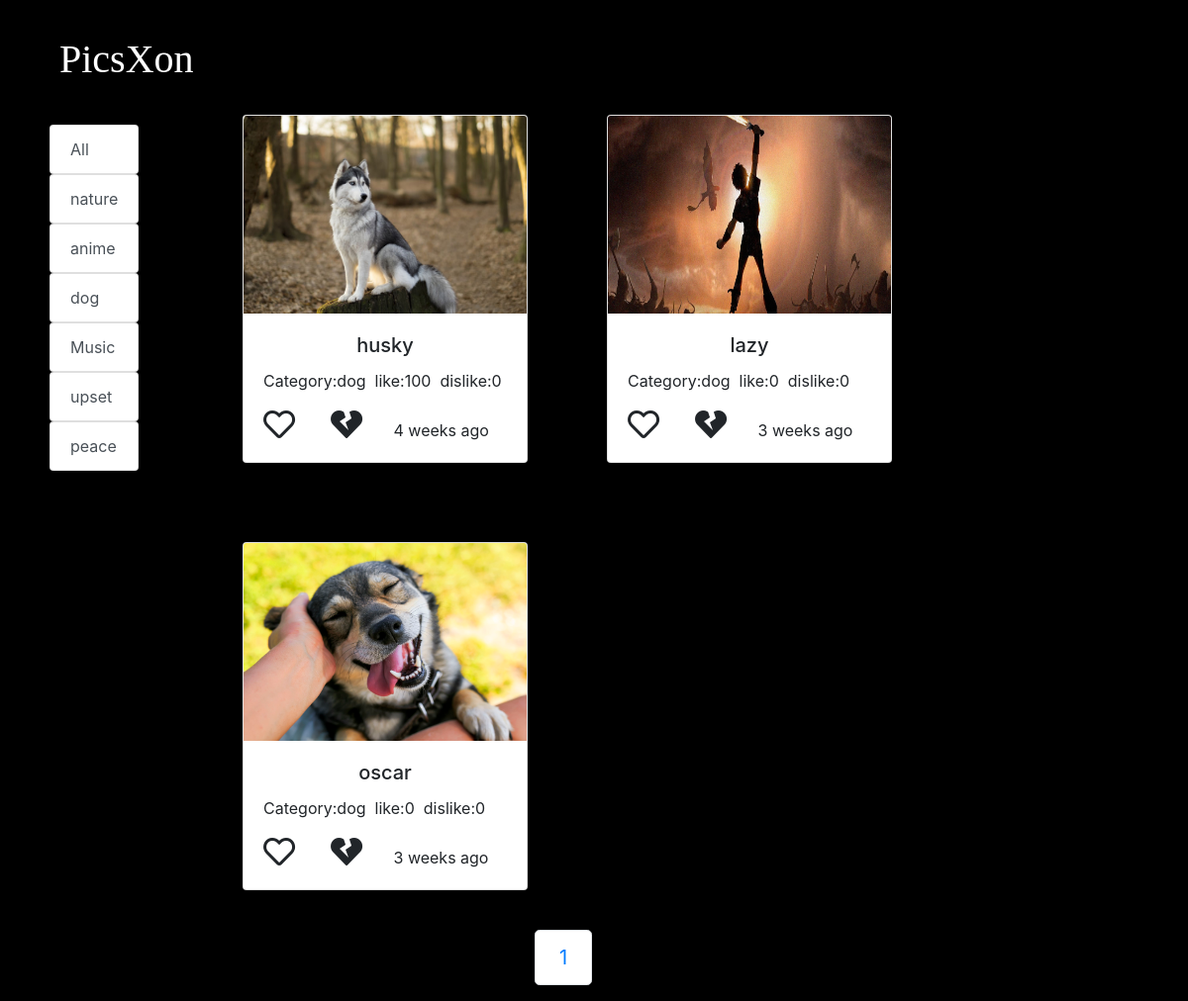
The page /data/user/gallery.php?category=dog on the database its author committed.
### tables this page shows
CREATE TABLE `pictures` (
  `id` int(10) NOT NULL,
  `picture_name` varchar(255) NOT NULL,
  `category` varchar(50) NOT NULL,
  `like_count` int(10) DEFAULT 0,
  `dislike_count` int(10) DEFAULT 0,
  `path` varchar(255) NOT NULL,
  `type` varchar(30) NOT NULL,
  `timestamp` varchar(50) NOT NULL
);

### data/user/gallery.php (the view, shortened to what this page needs)
<!DOCTYPE html>
<html>
<head>
    <link rel="stylesheet" type="text/css" href="../../styles/bootstrap.min.css">
    <link rel="stylesheet" type="text/css" href="../../styles/gallery.css">
    <link rel="stylesheet" href="https://cdnjs.cloudflare.com/ajax/libs/font-awesome/5.15.2/css/all.min.css" />
</head>
<body>
    <div class="title-main" style="width:fit-content;height:fit-content">
        <a href="http://localhost/picsxon/index.html" id="anc">
            <p id="main-title">PicsXon</p>
        </a>
    </div>
    <div class="row">
        <div class="col-2 category-list">
            <div class="" style="width: fit-content;">
                <div class="list-group" style="width: fit-content;">
                    <?php
                    $con = mysqli_connect("localhost", "root", "", "picsxon") or die("con Error " . mysqli_error($con));
                    $sqlQuery = 'SELECT DISTINCT category FROM pictures';
                    $sqlResult = mysqli_query($con, $sqlQuery);
                    echo '<a  href="gallery.php"><button type="button" class="list-group-item list-group-item-action ">All</button></a> ';
                    while ($row = mysqli_fetch_array($sqlResult)) {
                        echo '<a href="gallery.php?category=' . $row['category'] . ' " > <button type="button" class="list-group-item list-group-item-action ">' . $row['category'] . ' </button></a> ';
                    }
                    ?>
                </div>
            </div>
        </div>
        <div class="col">
            <div id="img-conatainer">
                <?php
                function timeAgo($time_ago)
                {
                    $time_ago = strtotime($time_ago);
                    $cur_time   = time();
                    $time_elapsed   = $cur_time - $time_ago;
                    $seconds    = $time_elapsed;
                    $minutes    = round($time_elapsed / 60);
                    $hours      = round($time_elapsed / 3600);
                    $days       = round($time_elapsed / 86400);
                    $weeks      = round($time_elapsed / 604800);
                    if ($seconds <= 60) {
                        return "just now";
                    }
                    else if ($minutes <= 60) {
                        if ($minutes == 1) {
                            return "one minute ago";
                        } else {
                            return "$minutes minutes ago";
                        }
                    }
                    else if ($hours <= 24) {
                        if ($hours == 1) {
                            return "an hour ago";
                        } else {
                            return "$hours hrs ago";
                        }
                    }
                    else if ($days <= 7) {
                        if ($days == 1) {
                            return "yesterday";
                        } else {
                            return "$days days ago";
                        }
                    }
                    else if ($weeks <= 4.3) {
                        if ($weeks == 1) {
                            return "a week ago";
                        } else {
                            return "$weeks weeks ago";
                        }
                    }
                }
                $results_per_page = 6;
                if (!isset($_GET['category'])) {
                    $q = "SELECT * FROM pictures";
                } else {
                    $getCategory = $_GET['category'];
                    $q = "SELECT * FROM pictures WHERE category='$getCategory'";
                }
                $res = mysqli_query($con, $q);
                $number_of_results = mysqli_num_rows($res);
                $number_of_pages = ceil($number_of_results / $results_per_page);
                if (!isset($_GET['page'])) {
                    $page = 1;
                } else {
                    $page = $_GET['page'];
                }
                $this_page_first_result = ($page - 1) * $results_per_page;
                if (!isset($_GET['category'])) {
                    $sql = ' SELECT * FROM pictures ORDER BY like_count DESC,id ASC LIMIT ' . $this_page_first_result . ',' .  $results_per_page;
                } else {
                    $getCategory = $_GET['category'];
                    $sql = "SELECT * FROM pictures WHERE category='$getCategory' ORDER BY like_count DESC,id ASC LIMIT " . $this_page_first_result . "," . $results_per_page;
                }
                $result = mysqli_query($con, $sql);
                while ($row = mysqli_fetch_array($result)) {
                    echo "<div class='card' style='width: 18rem;'> ";
                    echo "<img class='card-img-top' src='../admin/images/" . $row['path'] . "' alt='Card image cap'> ";
                    echo " <div class='card-body'> ";
                    echo " <h5 class='card-title'>" . $row['picture_name'] . "</h5> ";
                    echo " <p class='card-text'>Category:" . $row['category'] . "&nbsp  like:" . $row['like_count'] . "&nbsp  dislike:" . $row['dislike_count'] . "</p> ";
                    echo "<i class='far fa-heart fa-2x'></i>";
                    echo " <i class='fas fa-heart-broken fa-2x'></i>";
                    echo timeAgo($row['timestamp']);
                    echo "  </div> ";
                    echo "  </div> ";
                }
                ?>
            </div>
        </div>
    </div>
    <div class="row-2">
        <div class="paginationBar">
            <nav aria-label="...">
                <ul class="pagination pagination-lg">
                    <?php
                    if (!isset($_GET['category'])) {
                        for ($page = 1; $page <= $number_of_pages; $page++) {
                            echo  "<li class='page-item'>";
                            echo '<a class="page-link" href="gallery.php?page=' . $page . '" tabindex="-1">' . $page . '</a>';
                            echo " </li>";
                        }
                    } else {
                        $getCategory = $_GET['category'];
                        for ($page = 1; $page <= $number_of_pages; $page++) {
                            echo  "<li class='page-item'>";
                            echo '<a class="page-link" href="gallery.php?page=' . $page . '&category=' . $getCategory . ' " " tabindex="-1">' . $page . '</a>';
                            echo " </li>";
                        }
                    }
                    ?>
                </ul>
            </nav>
        </div>
    </div>
</body>
</html>

### styles/gallery.css (style rules this page uses)
body { background-color: black; }
img { width: 100px; height: 200px; }
.card { float: left; margin: 40px; }
#img-conatainer { box-sizing: border-box; }
.card-title { text-align: center; }
.title-main { width: fit-content; height: fit-content; }
#main-title { color: white; font-family: "Gloria Hallelujah", cursive; font-size: 40px; font-weight: 300; position: relative; top: 30px; left: 60px; width: fit-content; }
#anc { text-decoration: none; }
.paginationBar { margin-left: 45%; }
.category-list { position: relative; top:50px; left: 50px; }

### data/user/gallery.php (style rules this page uses)
a { text-decoration: none !important; }

### rows shown on the page
pictures: path (picture), picture_name "husky", category "dog", like_count "100", dislike_count "0", timestamp "4 weeks ago"
pictures: path (picture), picture_name "lazy", category "dog", like_count "0", dislike_count "0", timestamp "3 weeks ago"
pictures: path (picture), picture_name "oscar", category "dog", like_count "0", dislike_count "0", timestamp "3 weeks ago"

### other values the page prints
$row['category'] "nature"
$row['category'] "anime"
$row['category'] "dog"
$row['category'] "Music"
$row['category'] "upset"
$row['category'] "peace"
